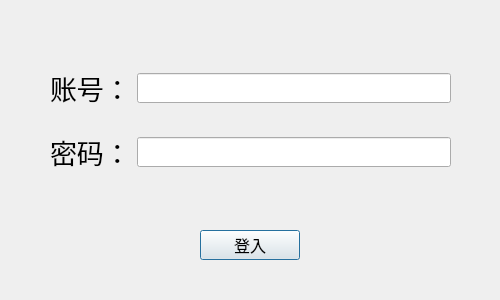
<?xml version="1.0" encoding="UTF-8"?>
<ui version="4.0">
 <class>DialogLoginInterface</class>
 <widget class="QDialog" name="DialogLoginInterface">
  <property name="geometry">
   <rect>
    <x>0</x>
    <y>0</y>
    <width>500</width>
    <height>300</height>
   </rect>
  </property>
  <property name="windowTitle">
   <string>Dialog</string>
  </property>
  <widget class="QPushButton" name="pushButtonLogin">
   <property name="geometry">
    <rect>
     <x>200</x>
     <y>230</y>
     <width>100</width>
     <height>30</height>
    </rect>
   </property>
   <property name="font">
    <font>
     <family>微软雅黑</family>
     <pointsize>12</pointsize>
    </font>
   </property>
   <property name="text">
    <string>登入</string>
   </property>
  </widget>
  <widget class="QWidget" name="">
   <property name="geometry">
    <rect>
     <x>50</x>
     <y>50</y>
     <width>401</width>
     <height>141</height>
    </rect>
   </property>
   <layout class="QGridLayout" name="gridLayout">
    <item row="0" column="0">
     <widget class="QLabel" name="label">
      <property name="font">
       <font>
        <family>微软雅黑</family>
        <pointsize>20</pointsize>
       </font>
      </property>
      <property name="text">
       <string>账号：</string>
      </property>
     </widget>
    </item>
    <item row="0" column="1">
     <widget class="QLineEdit" name="lineEditUser">
      <property name="minimumSize">
       <size>
        <width>0</width>
        <height>30</height>
       </size>
      </property>
     </widget>
    </item>
    <item row="1" column="0">
     <widget class="QLabel" name="label_2">
      <property name="font">
       <font>
        <family>微软雅黑</family>
        <pointsize>20</pointsize>
       </font>
      </property>
      <property name="text">
       <string>密码：</string>
      </property>
     </widget>
    </item>
    <item row="1" column="1">
     <widget class="QLineEdit" name="lineEditPassword">
      <property name="minimumSize">
       <size>
        <width>0</width>
        <height>30</height>
       </size>
      </property>
     </widget>
    </item>
   </layout>
  </widget>
 </widget>
 <resources/>
 <connections/>
</ui>
